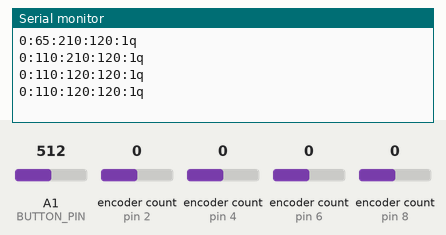
A sketch run on a simulated Arduino Uno, built with avr-gcc and run on an emulated ATmega328P. On the bench: the last lines printed to the serial monitor. Inputs (shaded band) come from the test bench; at power-on: encoder count (sensors on pin 2, pin 4, pin 6, pin 8) 0, A1 (BUTTON_PIN) = 512.

Above: at 1.2 s.
1.3 s: encoder count (sensor on pin 2) set to 1
At 1.7 s:
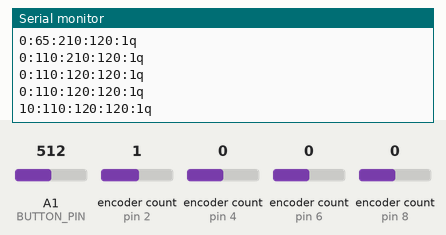
2.8 s: encoder count (sensor on pin 4) set to 1
At 4.0 s:
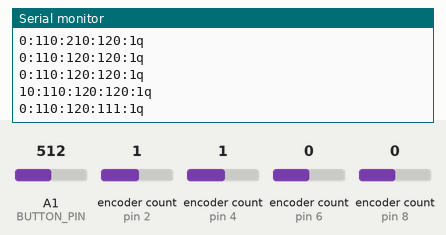
4.3 s: encoder count (sensor on pin 6) set to 1
At 5.2 s:
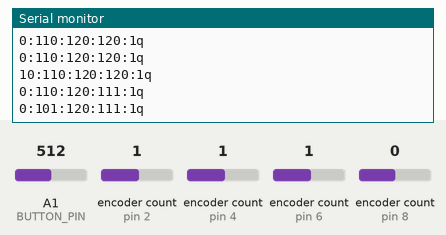
5.8 s: encoder count (sensor on pin 8) set to 1
At 6.4 s:
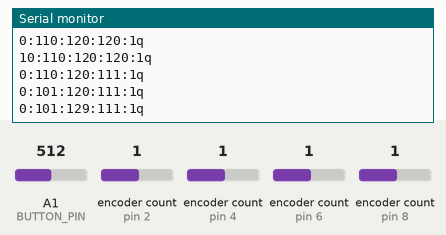
7.3 s: encoder count (sensor on pin 2) set to 2
At 8.5 s:
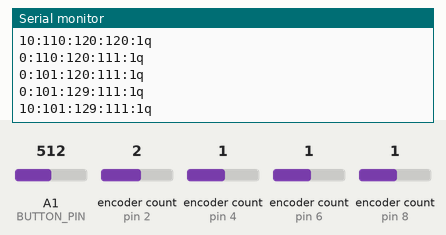
8.8 s: encoder count (sensor on pin 4) set to 2
At 9.9 s:
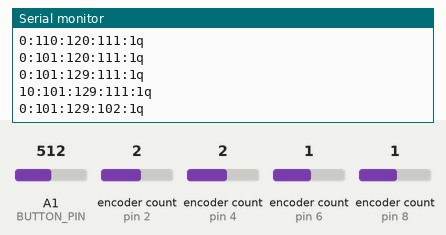
Timing chart, 0 to 11.3 s (numbered marks = the images above; inputs shaded):
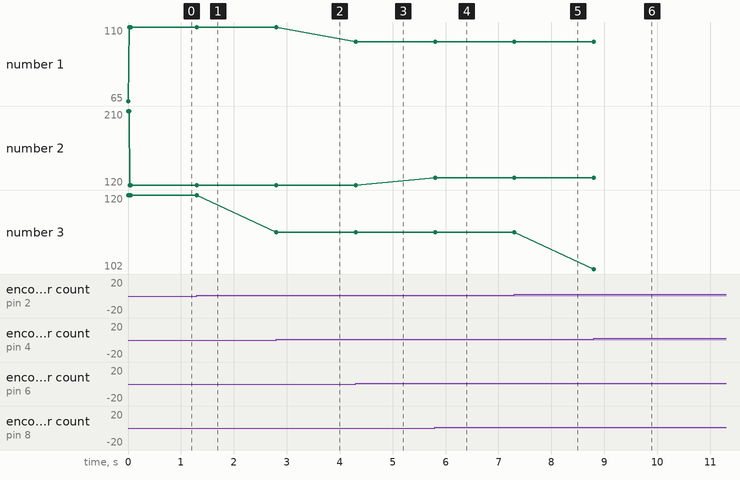

The sketch:

bras2.ino
```cpp
#include "RotaryEncoder.h"
#include <SoftwareSerial.h>

#define BUTTON_PIN 1
#define MAX_ANGLE 180
#define MIN_ANGLE -180
#define k 50

RotaryEncoder encoder1(4, 5);  // (DT, CLK) BASE_ROTATION
RotaryEncoder encoder2(8, 9);  // (DT, CLK) BRAS_2
RotaryEncoder encoder3(2, 3);  // (DT, CLK) PINCE_BASE
RotaryEncoder encoder4(6, 7);  // (DT, CLK) BRAS_1
RotaryEncoder encoders[4] = {encoder3, encoder4, encoder2, encoder1} ;

SoftwareSerial BTSerial(13, 12); // Changed TX, RX pins to 13, 12

int pos[4] = {0,145,90,120};
int newPos[4] = {-1,-1,-1,-1};
int oldPosPasAPas = 0;
bool isOpen = true;
bool oldValueButton = false;
int index = 0;
int last100Values[k];

void setup() {
  BTSerial.begin(38400);
  Serial.begin(9600); // ouvre le port série
  pinMode(BUTTON_PIN, INPUT_PULLUP);
  Serial.println(serialisedString(pos));
}

void loop() {
  updateValues();
}


void updateValues(){

  encoders[0].tick();
  int newpos = encoders[0].getPosition();
  if (newpos != oldPosPasAPas){
    pos[0] = newpos - oldPosPasAPas;
    oldPosPasAPas = newpos;
    Serial.println(serialisedString(pos));
    BTSerial.write(serialisedString(pos).c_str());
  }
  else{
    pos[0] = 0;
  }

  for (int i = 1; i < 4; i++){
      encoders[i].tick();
      int newpos = encoders[i].getPosition();
      if (pos[i] != newpos) {
        pos[i] = newpos;
        Serial.println(serialisedString(pos));
        BTSerial.write(serialisedString(pos).c_str());
      }
    }
  updateIsOpen();
}

int encoderValueToAngle(int value){
  return map(value%20, -20, 20, MIN_ANGLE, MAX_ANGLE);
}

String serialisedString(int pos[4]){
  int tab[4] = {
      0,
      110, // min 45 - 145
      120, // min 40 - 180
      120 // min 60 - 270
  };
  String s = "";
  s += String(pos[0]*10)+":";
  s += String(-encoderValueToAngle(pos[1])+tab[1])+":";
  s += String(encoderValueToAngle(pos[2])+tab[2])+":";
  s += String(-encoderValueToAngle(pos[3])+tab[3])+":";
  s += isOpen;
  s += "q";
  return s;
}

void updateIsOpen()
{
  bool buttonState = analogRead(BUTTON_PIN) <= 0;
  last100Values[index] = buttonState;
  index = (index+1)%k;
  int valueButton = sumTab(last100Values, k);

  if(valueButton != oldValueButton){
    oldValueButton = valueButton;
    if (valueButton){
      isOpen = !isOpen;
      Serial.println(serialisedString(pos));
      BTSerial.write(serialisedString(pos).c_str());
    }
  }
}

bool sumTab(int tab[], int len){
  int sum = 0;
  for (int i = 0; i< len; i++){
    sum += tab[i];
  }
  return sum > len/2;
}
```

Measured:
- after the input at 1.3 s, the serial monitor: prints a new line at once (image 1)
- after the input at 2.8 s, the serial monitor: prints a new line at once (image 2)
- after the input at 4.3 s, the serial monitor: prints a new line at once (image 3)
- after the input at 5.8 s, the serial monitor: prints a new line at once (image 4)
- after the input at 7.3 s, the serial monitor: prints a new line at once (image 5)
- after the input at 8.8 s, the serial monitor: prints a new line at once (image 6)
- plotted number 1: 110 → 101 after the input at 4.3 s
- plotted number 2: 120 → 129 after the input at 5.8 s
